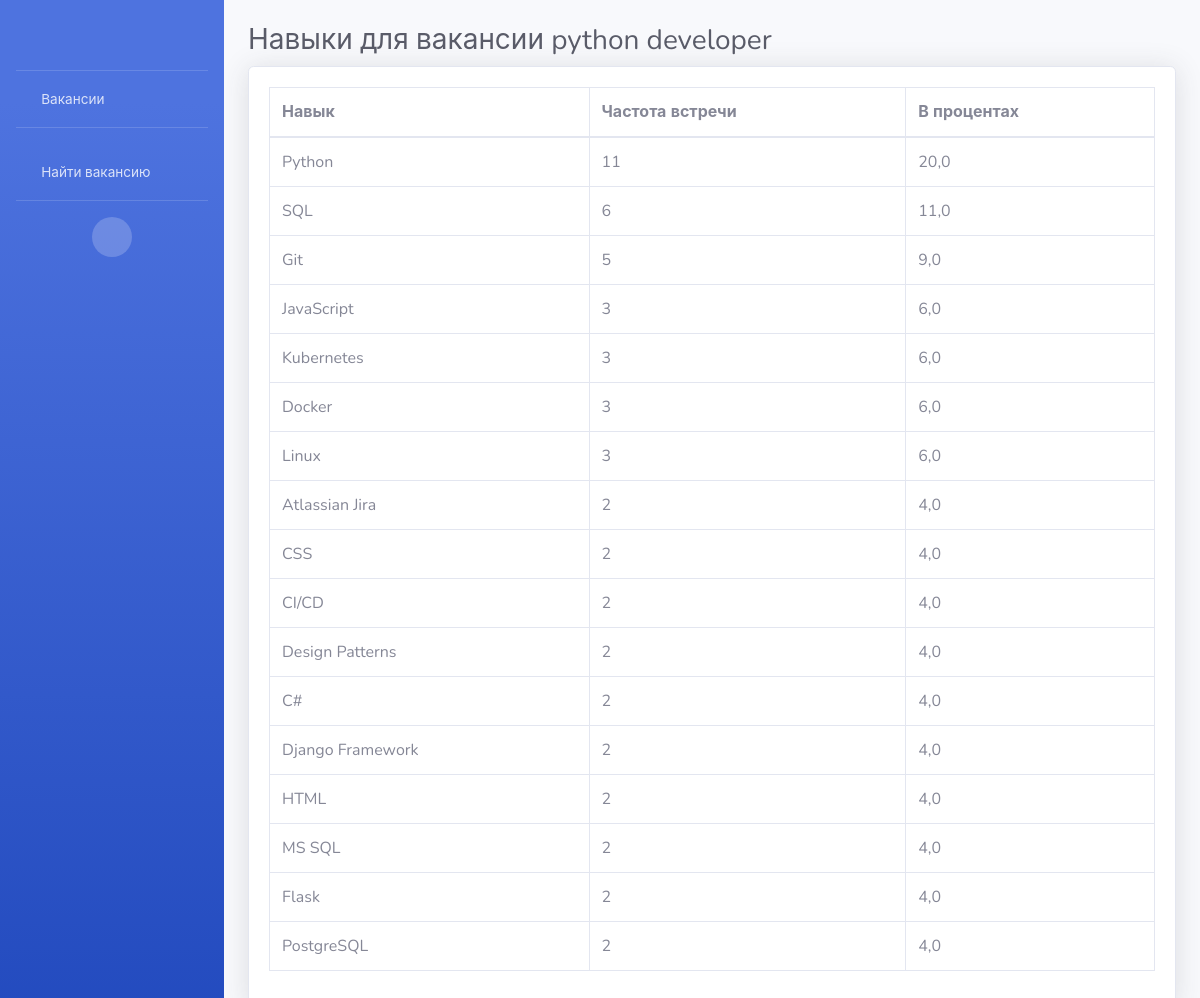
/vacancies-detail/43/, run on the app's committed database.
### parserAPP/models.py (models this page shows, shortened)
class Vacancies(models.Model):
    vacancy = models.CharField(max_length=30)
    image = models.ImageField(upload_to='logo', null=True, blank=True)
    regions = models.CharField(max_length=30)
    words = models.ManyToManyField(Keywords)

class Keywords(models.Model):
    word = models.CharField(max_length=15)
    count = models.IntegerField()
    percent = models.FloatField(null=True)

### parserAPP/views.py (the view)
# urls.py: path('vacancies-detail/<int:pk>/', views.InfoDetailView.as_view(), name='vac_detail'),
class InfoDetailView(DetailView):
    model = Vacancies
    template_name = 'parserAPP/vacancies_detail.html'

### parserAPP/templates/parserAPP/vacancies_detail.html (shortened to what this page needs)
{% extends "base.html" %}
{% block container %}
<h1 class="h3 mb-2 text-gray-800">Навыки для вакансии {{object.vacancy}}</h1>
<div class="card shadow mb-4">
    <div class="card-body">
        <div class="table-responsive">
            <table class="table table-bordered" id="dataTable" width="100%" cellspacing="0">
                <thead>
                    <tr>
                        <th>Навык</th>
                        <th>Частота встречи</th>
                        <th>В процентах</th>
                    </tr>
                </thead>
                <tbody>
                {% for word in  object.words.all%}
                    <tr>
                        <td>{{word.word}}</td>
                        <td>{{word.count}}</td>
                        <td>{{word.percent}}</td>
                    </tr>
                {% endfor %}
                </tbody>
            </table>
        </div>
    </div>
</div>
{% endblock %}

### templates/base.html (shortened to what this page needs)
{% load static %}
<!DOCTYPE html>
<html lang="en">
<head>
    <link href="{% static 'vendor/fontawesome-free/css/all.min.css' %}" rel="stylesheet" type="text/css">
    <link href="{% static 'css/sb-admin-2.min.css' %}" rel="stylesheet">
</head>
<body id="page-top">
    <div id="wrapper">
        <ul class="navbar-nav bg-gradient-primary sidebar sidebar-dark accordion" id="accordionSidebar">
            <a class="sidebar-brand d-flex align-items-center justify-content-center" href="{% url 'parserAPP:vac_list' %}">
                <div class="sidebar-brand-icon rotate-n-15">
                    <i class="fas fa-laugh-wink"></i>
                </div>
            </a>
            <hr class="sidebar-divider my-0">
            <li class="nav-item">
                <a class="nav-link" href="{% url 'parserAPP:vac_list' %}">
                    <i class="fas fa-fw fa-wrench"></i>
                    <span>Вакансии</span></a>
            </li>
            <hr class="sidebar-divider">
            <li class="nav-item">
                <a class="nav-link" href="{% url 'parserAPP:vac_create' %}">
                    <i class="fas fa-fw fa-wrench"></i>
                    <span>Найти вакансию</span></a>
            </li>
            <hr class="sidebar-divider d-none d-md-block">
            <div class="text-center d-none d-md-inline">
                <button class="rounded-circle border-0" id="sidebarToggle"></button>
            </div>
        </ul>
        <div id="content-wrapper" class="d-flex flex-column">
            <div id="content">
                <br>
                <div class="container-fluid">
                  {% block container %}{% endblock %}
                </div>
            </div>
        </div>
    </div>
</body>
</html>

### data on the page
Vacancies: vacancy "python developer"
Keywords: word "Python", count "11", percent "20,0"
Keywords: word "SQL", count "6", percent "11,0"
Keywords: word "Git", count "5", percent "9,0"
Keywords: word "JavaScript", count "3", percent "6,0"
Keywords: word "Kubernetes", count "3", percent "6,0"
Keywords: word "Docker", count "3", percent "6,0"
Keywords: word "Linux", count "3", percent "6,0"
Keywords: word "Atlassian Jira", count "2", percent "4,0"
Keywords: word "CSS", count "2", percent "4,0"
Keywords: word "CI/CD", count "2", percent "4,0"
Keywords: word "Design Patterns", count "2", percent "4,0"
Keywords: word "C#", count "2", percent "4,0"
Keywords: word "Django Framework", count "2", percent "4,0"
Keywords: word "HTML", count "2", percent "4,0"
Keywords: word "MS SQL", count "2", percent "4,0"
Keywords: word "Flask", count "2", percent "4,0"
Keywords: word "PostgreSQL", count "2", percent "4,0"
